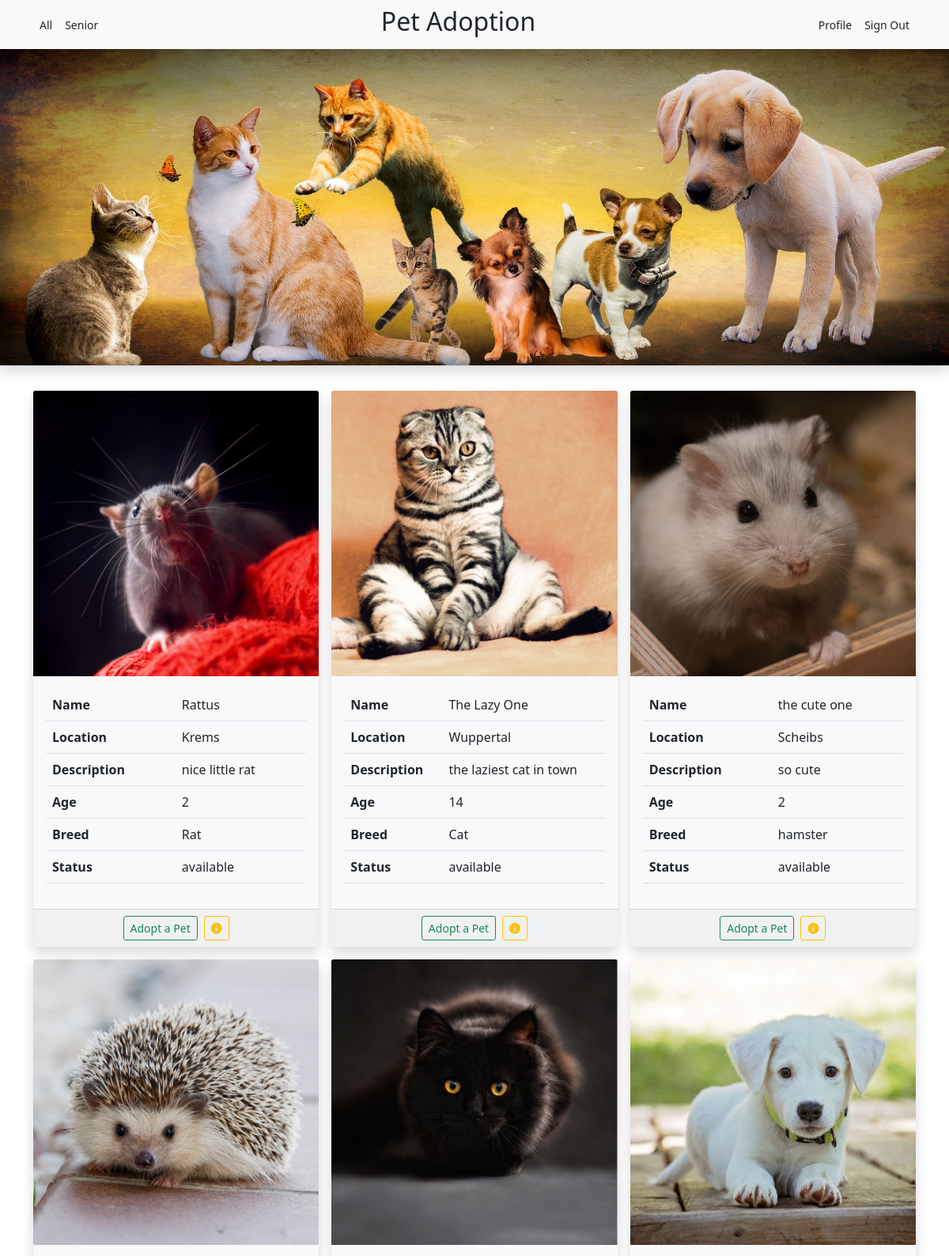
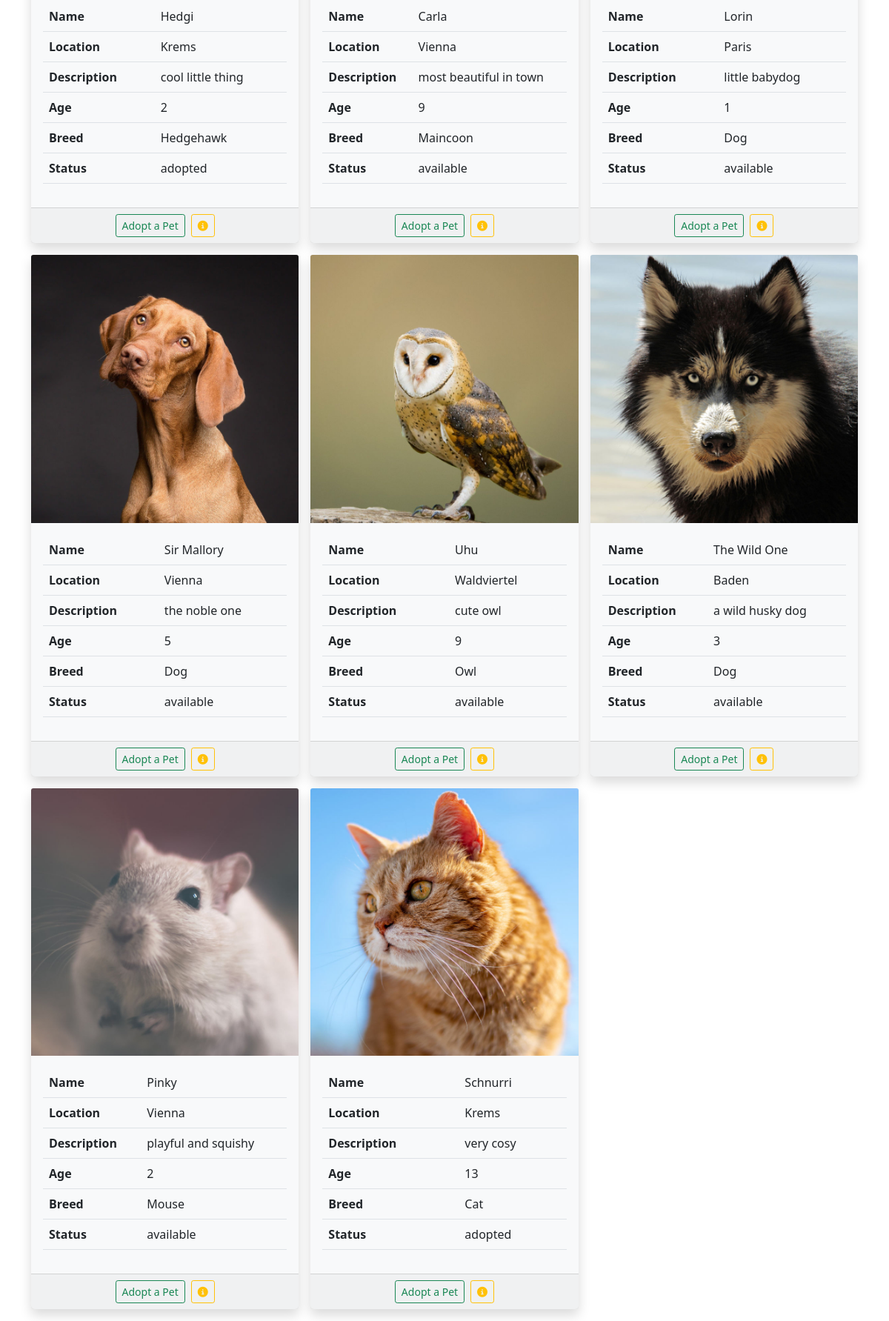
Page /home.php (signed in) on the committed database (2 pictures, top to bottom).
### tables this page shows
CREATE TABLE `animals` (
  `animal_id` int(11) NOT NULL,
  `name` varchar(50) NOT NULL,
  `picture` varchar(100) DEFAULT NULL,
  `location` varchar(100) NOT NULL,
  `description` varchar(250) NOT NULL,
  `size` varchar(50) NOT NULL,
  `age` varchar(50) NOT NULL,
  `hobbies` varchar(100) NOT NULL,
  `breed` varchar(50) NOT NULL,
  `status` varchar(50) NOT NULL
);

### home.php (the view, shortened to what this page needs)
<?php
require_once 'components/db_connect.php';
if($_GET['Senior']){
    $sql = "SELECT * FROM animals where age > 8 ";
}
else{
    $sql = "SELECT * FROM animals";
}
$result = mysqli_query($connect ,$sql);
$tbody='';
if(mysqli_num_rows($result)  > 0) {
    while($row = mysqli_fetch_array($result, MYSQLI_ASSOC)){
        $tbody .= "
            <div class='col'>
            <div class='card h-100 border-0 bg-light shadow rounded-3'>
                <img src='animals/pictures/".$row['picture']."' class='card-img-top' alt='...'>
                <div class='card-body'>
                    <table class='table '>
                        <tr>
                            <th>Name</th>
                            <td>" .$row['name']."</td>
                        </tr>
                        <tr>
                            <th>Location</th>
                            <td>" .$row['location']."</td>
                        </tr>
                        <tr>
                            <th>Description</th>
                            <td>" .$row['description']."</td>
                        </tr>
                        <tr>
                            <th>Age</th>
                            <td>" .$row['age']."</td>
                        </tr>
                        <tr>
                            <th>Breed</th>
                            <td>" .$row['breed']."</td>
                        </tr>
                        <tr>
                            <th>Status</th>
                            <td>" .$row['status']."</td>
                        </tr>
                    </table>
                </div>
                <div class='card-footer d-flex  justify-content-center'>
                <a href='adopt.php?animal_id=".$row['animal_id']."'><button class='btn btn-outline-success btn-sm me-2' type='button'>Adopt a Pet</button></a>
                <a href='info.php?animal_id=".$row['animal_id']."'><button class='btn btn-outline-warning btn-sm' type='button'><i class='fas fa-info-circle'></i></button></a>
            </div>
            </div>
        </div>
           ";
    };
} else {
    $tbody =  "<tr><td colspan='5'><center>No Data Available </center></td></tr>";
}
?>
<!DOCTYPE html>
<html lang="en">
<head>
<?php require_once 'components/boot.php'?>
</head>
<body>
<?php require_once 'components/user_nav.php'?>
<div>
    <img src="pictures/header.jpeg" class="img-fluid shadow" >
</div>
<div class="container">
    <div class="row row-cols-1 row-cols-md-2 row-cols-lg-3 g-3 my-3">
         <?= $tbody;?>
    </div>
</div>
</body>
</html>

### components/boot.php (shortened to what this page needs)
<link href="https://cdn.jsdelivr.net/npm/bootstrap@5.0.0-beta1/dist/css/bootstrap.min.css" rel="stylesheet">

### components/user_nav.php
<nav class=" navbar  sticky-top shadow navbar-expand-lg navbar-light bg-light ">
        <div class=" container d-flex flex-row justify-content-between ">
            <div >
            <ul class="navbar-nav me-auto mb-2 mb-lg-0">
                <li class="nav-item">
                    <a href= "home.php"><button class='btn btn-outline-dark btn-sm border-0'type="button" >All</button></a>
                </li>
                <li class="nav-item">
                    <a href= "home.php?Senior='Senior'"><button class='btn btn-outline-dark btn-sm border-0'type="button" >Senior</button></a>
                </li>
            </ul>
            </div>
            <div class="h2 text-dark">Pet Adoption</div>
            <div>
            <ul class="navbar-nav me-auto mb-2 mb-lg-0">
                <li class="nav-item">
                    <a href= "update.php?id=<?php echo $_SESSION['user'] ?>"><button class='btn btn-outline-dark btn-sm border-0'type="button" >Profile</button></a>
                </li>
                <li class="nav-item">
                    <a href= "logout.php?logout"><button class='btn btn-outline-dark btn-sm border-0'type="button" >Sign Out</button></a>
                </li>
            </ul>
            </div>
        </div>
</nav>

### rows in the picture
animals: picture (picture), name "Rattus", location "Krems", description "nice little rat", age "2", breed "Rat", status "available"
animals: picture (picture), name "The Lazy One", location "Wuppertal", description "the laziest cat in town", age "14", breed "Cat", status "available"
animals: picture (picture), name "the cute one", location "Scheibs", description "so cute", age "2", breed "hamster", status "available"
animals: picture (picture), name "Hedgi", location "Krems", description "cool little thing", age "2", breed "Hedgehawk", status "adopted"
animals: picture (picture), name "Carla", location "Vienna", description "most beautiful in town", age "9", breed "Maincoon", status "available"
animals: picture (picture), name "Lorin", location "Paris", description "little babydog", age "1", breed "Dog", status "available"
animals: picture (picture), name "Sir Mallory", location "Vienna", description "the noble one", age "5", breed "Dog", status "available"
animals: picture (picture), name "Uhu", location "Waldviertel", description "cute owl", age "9", breed "Owl", status "available"
animals: picture (picture), name "The Wild One", location "Baden", description "a wild husky dog", age "3", breed "Dog", status "available"
animals: picture (picture), name "Pinky", location "Vienna", description "playful and squishy", age "2", breed "Mouse", status "available"
animals: picture (picture), name "Schnurri", location "Krems", description "very cosy", age "13", breed "Cat", status "adopted"
